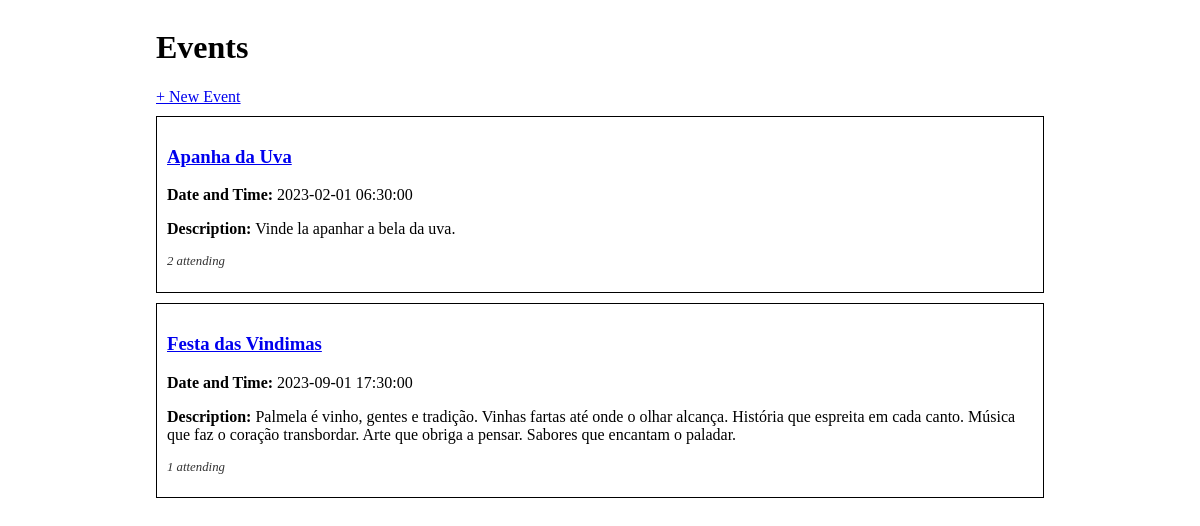
The page / on the database its author committed.
### events_app/models.py (models this page shows)
class Event(db.Model):
    id = db.Column(db.Integer, primary_key=True)
    title = db.Column(db.String(150))
    description = db.Column(db.String(50))
    date_and_time = db.Column(db.DateTime, default=datetime.datetime.utcnow)
    guests = db.relationship('Guest', secondary='guest_event', back_populates='events_attending')

### events_app/routes.py (the view)
@main.route("/")
def index():
    context = {"events": Event.query.all()}
    return render_template("index.html", **context)

### events_app/templates/index.html
{% extends 'base.html' %}
{% block content %}
<h1>Events</h1>
<a href="/create">+ New Event</a>
{% for event in events %}
<div class="event-container">
    <h3><a href="/event/{{ event.id }}">{{ event.title }}</a></h3>
    <p><strong>Date and Time:</strong> {{ event.date_and_time }}</p>
    <p><strong>Description:</strong> {{ event.description }}</p>
    <p class="small-text">
        {{ event.guests|length }} attending
    </p>
</div>
{% endfor %}
{% endblock %}

### events_app/templates/base.html (shortened to what this page needs)
<!DOCTYPE html>
<html>
    <head>
        <link rel="stylesheet" href="/static/style.css">
    </head>
    <body>
        <div id="content">
            {% block content %}{% endblock %}
        </div>
    </body>
</html>

### events_app/static/style.css (style rules this page uses)
body { display: flex; justify-content: center; }
#content { width: 75%; }
.event-container { border: 1px solid #000; margin: 10px 0; padding: 10px; }
.small-text { font-size: 0.8em; color: #333; font-style: italic; }

### rows shown on the page
Event: title "Apanha da Uva", date_and_time "2023-02-01 06:30:00", description "Vinde la apanhar a bela da uva.", guests|length "2"
Event: title "Festa das Vindimas", date_and_time "2023-09-01 17:30:00", description "Palmela é vinho, gentes e tradição. Vinhas fartas até onde o olhar alcança. História que espreita em cada canto. Música que faz o coração transbordar. Arte que obriga a pensar. Sabores que encantam o paladar.", guests|length "1"
